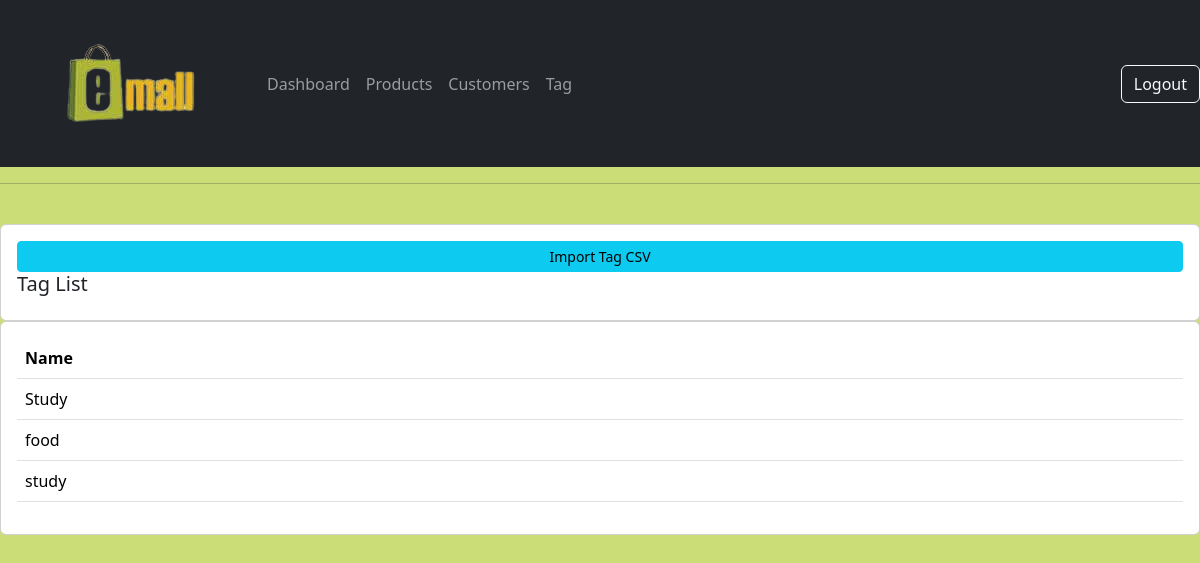
Page /tag/ (signed in) on the committed database.
### account/models.py (models this page shows, shortened)
class Tag(models.Model):
    name = models.CharField(max_length=200, null=True,blank=True)

### account/views.py (the view)
# urls.py: path('tag/',views.tag_list,name='tag'),
@login_required(login_url='login')
def tag_list(request):
    tags = Tag.objects.all()
    context = {'tag': tags}
    return render(request, 'account/tag.html', context)

### templates/account/tag.html
{%  extends 'main.html' %}
{% block content %}
		<br>
		<div class="row">
			<div class="col-md">
				<div class="card card-body">
	<a class="btn btn-info btn-sm btn-block" href="{% url 'import_tag' %}">Import Tag CSV</a>
					<h5>Tag List</h5>
				</div>
				<div class="card card-body">
					<table class="table">
						<tr>
							<th>Name</th>
						</tr>
						{% for i in tag %}
							<tr>
								<td>{{i.name}}</td>
							</tr>
						{% endfor %}
					</table>
				</div>
			</div>
		</div>
{% endblock content %}

### static/css/style.css (style rules this page uses)
body { background-color: rgb(202, 221, 118); }

### rows in the picture
Tag: name "Study"
Tag: name "food"
Tag: name "study"
